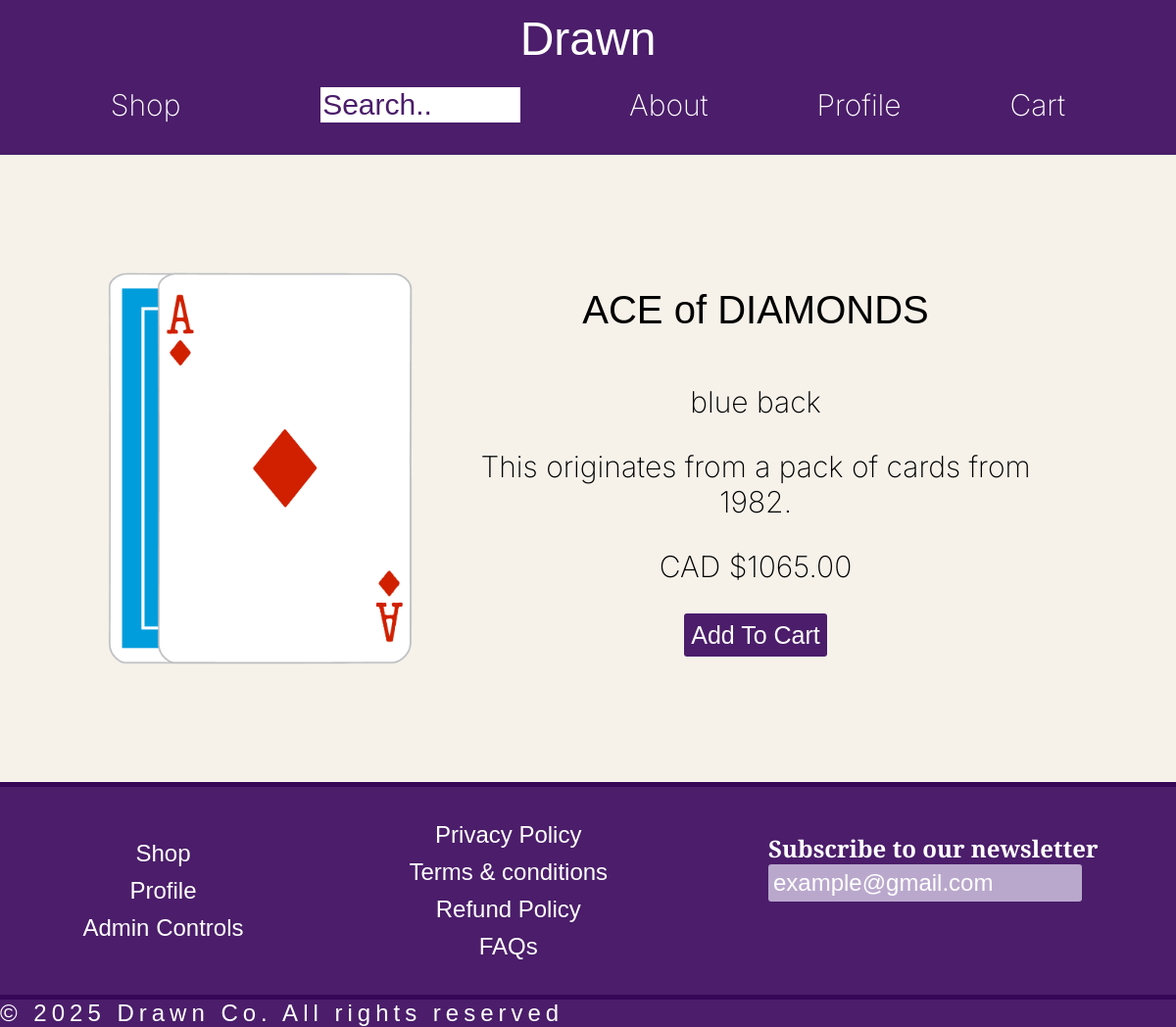
/product.php?cardID=146, run on the app's committed database.
### tables this page shows
CREATE TABLE `cards` (
  `cardID` int NOT NULL,
  `suit` enum('HEARTS','CLUBS','SPADES','DIAMONDS') NOT NULL,
  `rank_num` int NOT NULL,
  `image_path` varchar(255) NOT NULL,
  `back_color` varchar(50) NOT NULL,
  `price` double NOT NULL,
  `year` varchar(255) NOT NULL
);

### database.php (called while the page is built, shortened)
<?php
class database
{
    private $host = "localhost";
    private $user = "root";
    private $pass = "mysql";
    private $dbname = "project";
    public function __construct() {
        $this->conn = mysqli_connect($this->host, $this->user, $this->pass, $this->dbname);
    }
}

### crud.php (called while the page is built, shortened)
<?php
require_once "database.php";
class crud extends database
{
    public function read($query)
    {
        $result = $this->conn->query($query);
        if ($result && $result->num_rows > 0) {
            return $result->fetch_all(MYSQLI_ASSOC);
        }
        return false;
    }
    public function escape($string)
    {
        return $this->conn->real_escape_string($string);
    }
}

### utilites.php (called while the page is built, shortened)
<?php
class utilites
{
public function rankNumToWord($num)
{
    $rankName = "";
    switch ($num) {
        case 1:
            $rankName = "ACE";
            break;
    }
    return $rankName;
}
}

### templates/productPage.php (the view, shortened to what this page needs)
<?php
require_once "utilites.php";
$util = new utilites();
?>
<main class="product">
    <figure>
        <img src="images/cards/<?php echo $rank . substr($suit, 0, 1); ?>.png" alt="<?php echo $util->rankNumToWord($rank). " of " . $suit; ?>">
    </figure>
    <div>
        <h4><?php echo $util->rankNumToWord($rank). " of " . $suit; ?></h4>
        <div>
            <p><?php echo $backColor; ?> back</p>
            <p>This originates from a pack of cards from <?php echo $date; ?>.</p>
        </div>
        <p>CAD $<?php echo $price; ?>.00</p>
        <form action="./addToCart.php" method="post">
            <input type="submit" name="submit" value="Add To Cart">
        </form>
    </div>
</main>

### css/styles.css (style rules this page uses)
html { scroll-behavior: smooth; font-family: 'Inter', sans-serif; font-weight: 200; }
body { background-color: #4B1D6A; padding: 0; margin: 0; }
main { min-height: 80vh; background-color: #F6F2EA; display: flex; flex-direction: column; align-items: center; text-align: center; padding: 0 10%; box-sizing: border-box; }
.product { display: flex; flex-direction: row; justify-content: center; align-items: center; }
.product figure { display: grid; }
.product img { aspect-ratio: 131 / 200; height: 50vh; width: auto; transition: all 0.15s; grid-column-start: 1; grid-row-start: 1; }
.product h4 { font-size: 40px; font-family: 'DM Serif Text', sans-serif; font-weight: 100; color: black; }
.product p { font-size: 30px; }
.product input { background-color: #4B1D6A; border-radius: 3px; border: none; outline: none; color: white; font-size: 25px; padding: 7.5px; cursor: pointer; margin-bottom: 45px; }

### data on the page
cards: rank_num "ACE", suit "DIAMONDS", back_color "blue", year "1982", price "1065"
